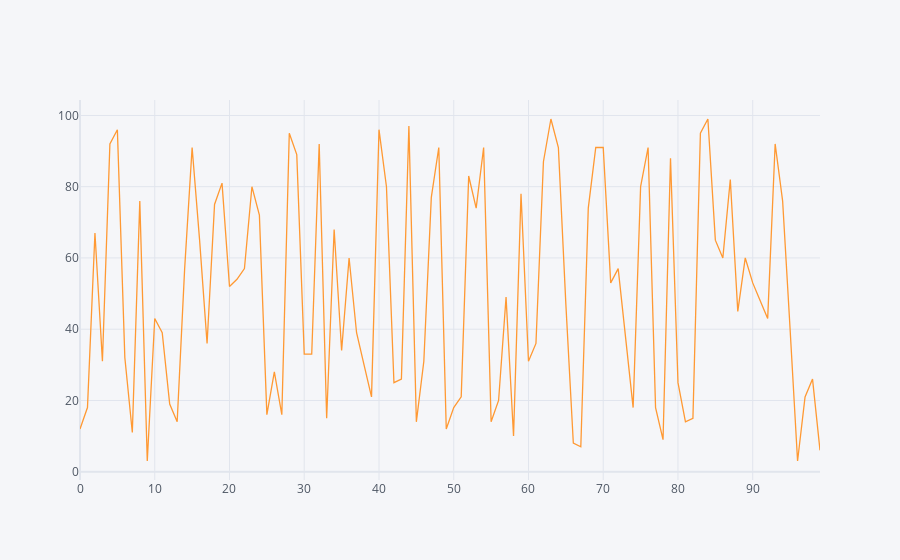

The notebook cell this image was saved under:
### Code cell
ddf=pd.DataFrame(np.random.randint(3,100,(100,1)))
ddf.iplot()

### Figure 1 — Plotly figure (JSON) as saved in the notebook; plotly's stock layout.template omitted (floating-point values rounded to 4 significant figures)
{"data": [{"line": {"color": "rgba(255, 153, 51, 1.0)", "dash": "solid", "shape": "linear", "width": 1.3}, "mode": "lines", "name": "0", "text": "", "type": "scatter", "x": [0, 1, 2, 3, 4, 5, 6, 7, 8, 9, 10, 11, 12, 13, 14, 15, 16, 17, 18, 19, 20, 21, 22, 23, 24, 25, 26, 27, 28, 29, 30, 31, 32, 33, 34, 35, 36, 37, 38, 39, 40, 41, 42, 43, 44, 45, 46, 47, 48, 49, 50, 51, 52, 53, 54, 55, 56, 57, 58, 59, 60, 61, 62, 63, 64, 65, 66, 67, 68, 69, 70, 71, 72, 73, 74, 75, 76, 77, 78, 79, 80, 81, 82, 83, 84, 85, 86, 87, 88, 89, 90, 91, 92, 93, 94, 95, 96, 97, 98, 99], "y": [12, 18, 67, 31, 92, 96, 32, 11, 76, 3, 43, 39, 19, 14, 57, 91, 65, 36, 75, 81, 52, 54, 57, 80, 72, 16, 28, 16, 95, 89, 33, 33, 92, 15, 68, 34, 60, 39, 30, 21, 96, 80, 25, 26, 97, 14, 31, 77, 91, 12, 18, 21, 83, 74, 91, 14, 20, 49, 10, 78, 31, 36, 87, 99, 91, 47, 8, 7, 74, 91, 91, 53, 57, 37, 18, 80, 91, 18, 9, 88, 25, 14, 15, 95, 99, 65, 60, 82, 45, 60, 53, 48, 43, 92, 76, 40, 3, 21, 26, 6]}], "layout": {"legend": {"bgcolor": "#F5F6F9", "font": {"color": "#4D5663"}}, "paper_bgcolor": "#F5F6F9", "plot_bgcolor": "#F5F6F9", "title": {"font": {"color": "#4D5663"}}, "xaxis": {"gridcolor": "#E1E5ED", "showgrid": true, "tickfont": {"color": "#4D5663"}, "title": {"font": {"color": "#4D5663"}, "text": ""}, "zerolinecolor": "#E1E5ED"}, "yaxis": {"gridcolor": "#E1E5ED", "showgrid": true, "tickfont": {"color": "#4D5663"}, "title": {"font": {"color": "#4D5663"}, "text": ""}, "zerolinecolor": "#E1E5ED"}}}
